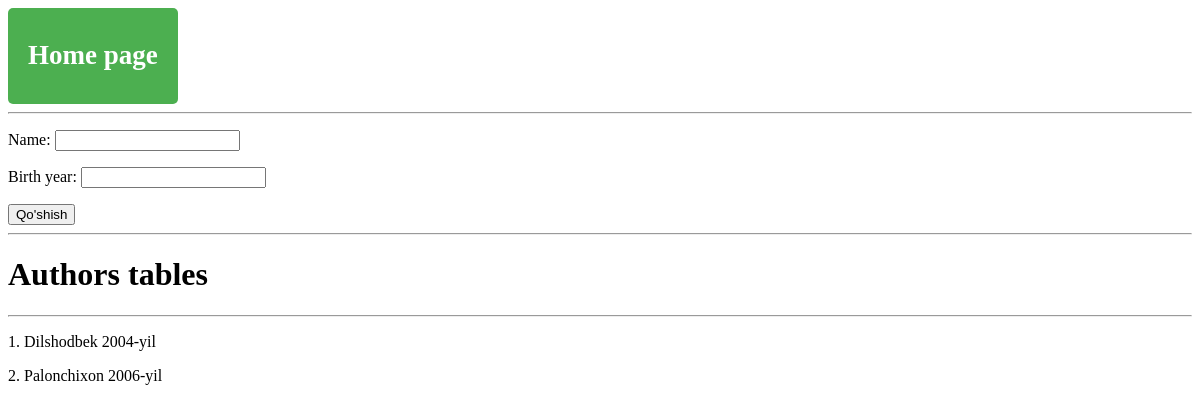
/authors/, run on an earlier commit of the app's database.
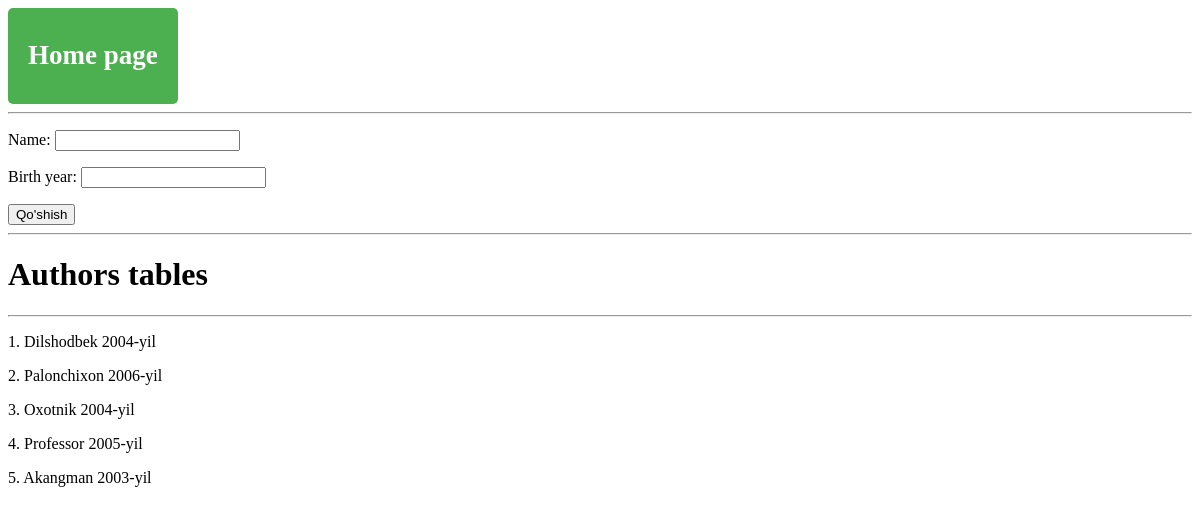
And on a later commit of the database.
### book_shop/models.py (models this page shows, shortened)
class Author(models.Model):
    name = models.CharField(max_length=255)
    birth_year = models.PositiveSmallIntegerField()

### book_shop/views.py (the view, shortened to what this page needs)
# urls.py: path('authors/', authors_view, name='yozuvchi'),
def authors_view(request):
    authors = Author.objects.all()
    context = {
        'authors' : authors,
        'form': AuthorForm,
    }
    return render(request, 'authors.html', context=context)

### templates/authors.html (shortened to what this page needs)
<!DOCTYPE html>
<html lang="en">
<head>
    <a href="/" class="btn-link"><h2>Home page</h2></a>
    <hr>
        <form method="post">
            {{ form.as_p }}
            <button type="submit">Qo'shish</button>
        </form>
    <hr>
</head>
<body>
<h1>Authors tables</h1>
<hr>
{% for author in authors %}
<p>{{forloop.counter}}. {{author.name}} {{author.birth_year}}-yil</p>
{% endfor %}
</body>
</html>

What changed in the data, as far as the page shows it:
added Author: name "Oxotnik", birth_year "2004"
added Author: name "Professor", birth_year "2005"
added Author: name "Akangman", birth_year "2003"
